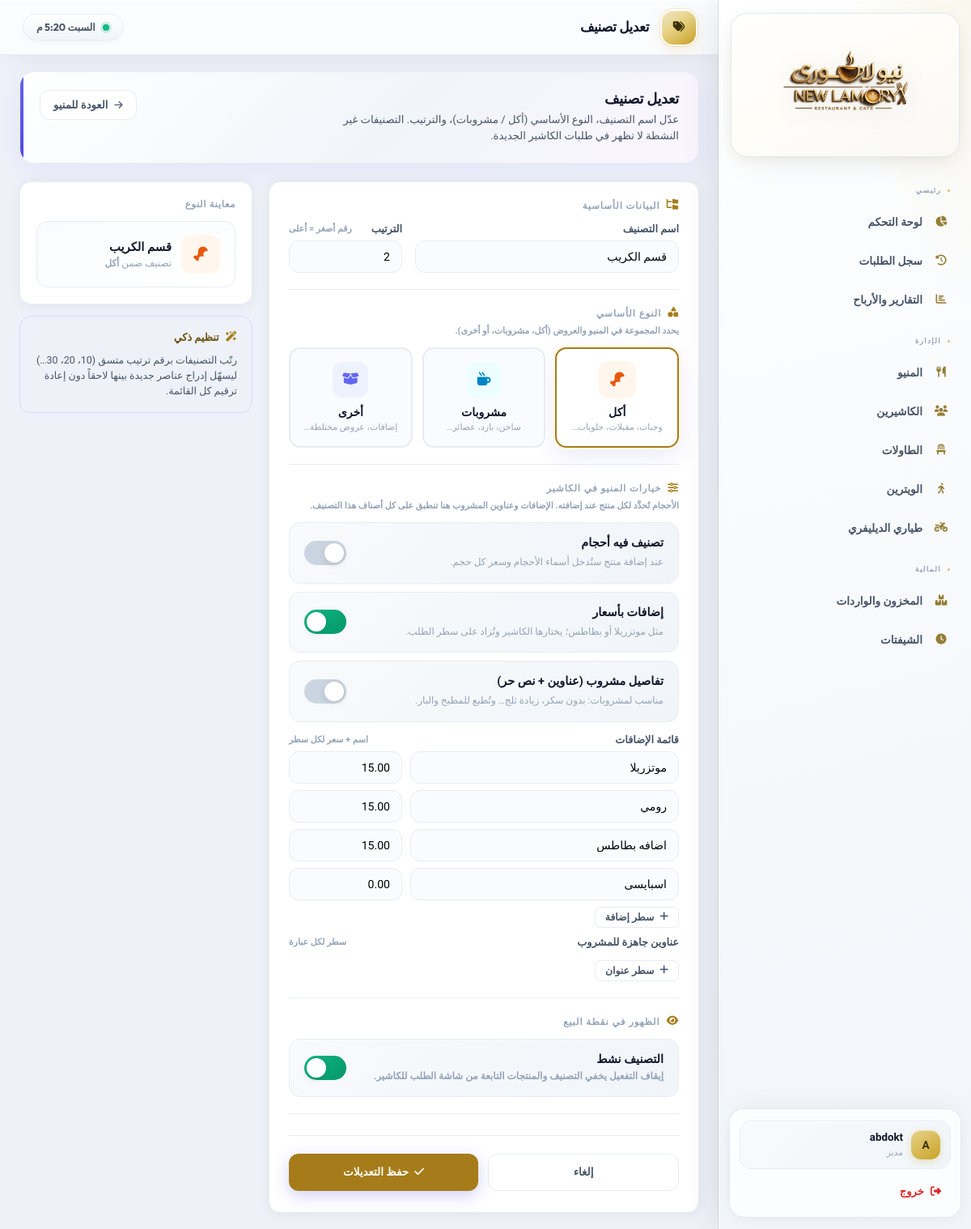
The page /admin-panel/menu/category/3/edit/ (signed in) on the database its author committed.
### pos/models.py (models this page shows, shortened)
class Category(models.Model):
    TYPE_CHOICES = [('food','أكل'),('drink','مشروبات'),('other','أخرى')]
    name          = models.CharField(max_length=100, verbose_name='الاسم')
    category_type = models.CharField(max_length=10, choices=TYPE_CHOICES, default='other', verbose_name='النوع')
    order         = models.PositiveIntegerField(default=0, verbose_name='الترتيب')
    is_active     = models.BooleanField(default=True, verbose_name='نشط')
    enable_sizes = models.BooleanField(
        default=False, verbose_name='أحجام للأصناف',
        help_text='عند التفعيل يُعرّف لكل صنف أسعار لعدة أحجام بدل سعر واحد فقط.',
    )
    enable_addons = models.BooleanField(
        default=False, verbose_name='إضافات اختيارية',
        help_text='قائمة إضافات بأسعار (مثل جبن، بطاطس) تُزاد على سعر الصنف عند الطلب.',
    )
    enable_drink_options = models.BooleanField(
        default=False, verbose_name='خيارات تفصيل المشروب',
        help_text='عناوين جاهزة (بدون سكر، زيادة ثلج…) + نص حر؛ تظهر في الفاتورة والمطبخ والبار.',
    )
    class Meta:
        verbose_name='تصنيف'; verbose_name_plural='التصنيفات'; ordering=['order','name']

class CategoryAddon(models.Model):
    category = models.ForeignKey(Category, on_delete=models.CASCADE, related_name='addons', verbose_name='التصنيف')
    name = models.CharField(max_length=120, verbose_name='الاسم')
    price = models.DecimalField(max_digits=8, decimal_places=2, verbose_name='السعر')
    order = models.PositiveIntegerField(default=0, verbose_name='الترتيب')
    is_active = models.BooleanField(default=True, verbose_name='نشط')
    class Meta:
        verbose_name='إضافة تصنيف'; verbose_name_plural='إضافات التصنيف'; ordering=['order', 'id']

### pos/admin_views.py (the view, shortened to what this page needs)
# urls.py: path('admin-panel/menu/category/<int:pk>/edit/',   admin_views.category_edit,  name='admin_cat_edit'),
@admin_required
def category_edit(request, pk):
    cat = get_object_or_404(
        Category.objects.prefetch_related('addons', 'drink_presets'),
        pk=pk,
    )
    return render(request, 'pos/admin/category_form.html', {'title': 'تعديل تصنيف', 'obj': cat})

### pos/admin_views.py (called while the page is built)
def admin_required(view_func):
    decorated = login_required(user_passes_test(lambda u: u.is_staff)(view_func))
    return decorated

### templates/pos/admin/category_form.html (shortened to what this page needs)
{% extends 'pos/admin/base.html' %}
{% load l10n %}
{% block page_icon %}<i class="fas fa-tags"></i>{% endblock %}
{% block page_title %}{{ title }}{% endblock %}
{% block content %}
<div class="cat-form-page">
  <header class="cat-form-hero">
    <div>
      <h1>{{ title }}</h1>
      {% if obj %}
      <p>عدّل اسم التصنيف، النوع الأساسي (أكل / مشروبات)، والترتيب. التصنيفات غير النشطة لا تظهر في طلبات الكاشير الجديدة.</p>
      {% else %}
      <p>أنشئ تصنيفاً فرعياً تحت أحد الأنواع الرئيسية حتى تربط به المنتجات في المنيو.</p>
      {% endif %}
    </div>
    <a href="{% url 'admin_menu' %}" class="cat-form-back"><i class="fas fa-arrow-right"></i> العودة للمنيو</a>
  </header>
  <div class="cat-form-grid">
    <div class="cat-panel">
      <form method="post" id="categoryForm">{% csrf_token %}
        <div class="form-section">
          <div class="form-section-h"><i class="fas fa-folder-tree"></i> البيانات الأساسية</div>
          <div class="cf-row2">
            <div class="cf-fg" style="margin-bottom:0">
              <label for="catName">اسم التصنيف</label>
              <input id="catName" name="name" type="text" value="{{ obj.name|default:'' }}" required autocomplete="off" placeholder="مثال: سندوتشات، عصائر طازجة">
            </div>
            <div class="cf-fg" style="margin-bottom:0">
              <label for="catOrder">الترتيب <span class="cf-hint">رقم أصغر = أعلى</span></label>
              <input id="catOrder" name="order" type="number" min="0" value="{% if obj %}{{ obj.order|unlocalize }}{% else %}0{% endif %}">
            </div>
          </div>
        </div>
        <div class="form-section">
          <div class="form-section-h"><i class="fas fa-shapes"></i> النوع الأساسي</div>
          <p class="cf-hint" style="margin:-6px 0 14px">يحدد المجموعة في المنيو والعروض (أكل، مشروبات، أو أخرى).</p>
          <div class="type-grid" id="typeGrid">
            <label class="type-card" data-t="food">
              <div class="type-card-inner">
                <div class="ico"><i class="fas fa-drumstick-bite"></i></div>
                <strong>أكل</strong>
                <span>وجبات، مقبلات، حلويات…</span>
              </div>
            </label>
            <label class="type-card" data-t="drink">
              <div class="type-card-inner">
                <div class="ico"><i class="fas fa-mug-hot"></i></div>
                <strong>مشروبات</strong>
                <span>ساخن، بارد، عصائر…</span>
              </div>
            </label>
            <label class="type-card" data-t="other">
              <div class="type-card-inner">
                <div class="ico"><i class="fas fa-box-open"></i></div>
                <strong>أخرى</strong>
                <span>إضافات، عروض مختلطة…</span>
              </div>
            </label>
          </div>
        </div>
        <div class="form-section">
          <div class="form-section-h"><i class="fas fa-sliders"></i> خيارات المنيو في الكاشير</div>
          <p class="cf-hint" style="margin:-6px 0 14px">الأحجام تُحدَّد لكل منتج عند إضافته. الإضافات وعناوين المشروب هنا تنطبق على كل أصناف هذا التصنيف.</p>
          <label class="avail-row" style="cursor:pointer;margin-bottom:10px">
            <div class="avail-row-txt"><strong>تصنيف فيه أحجام</strong><span>عند إضافة منتج ستُدخل أسماء الأحجام وسعر كل حجم.</span></div>
            <span class="avail-switch"><input type="checkbox" name="enable_sizes" {% if obj and obj.enable_sizes %}checked{% endif %}><span class="track" aria-hidden="true"></span></span>
          </label>
          <label class="avail-row" style="cursor:pointer;margin-bottom:10px">
            <div class="avail-row-txt"><strong>إضافات بأسعار</strong><span>مثل موتزريلا أو بطاطس؛ يختارها الكاشير وتُزاد على سطر الطلب.</span></div>
            <span class="avail-switch"><input type="checkbox" name="enable_addons" {% if obj and obj.enable_addons %}checked{% endif %}><span class="track" aria-hidden="true"></span></span>
          </label>
          <label class="avail-row" style="cursor:pointer;margin-bottom:14px">
            <div class="avail-row-txt"><strong>تفاصيل مشروب (عناوين + نص حر)</strong><span>مناسب لمشروبات: بدون سكر، زيادة ثلج… وتُطبع للمطبخ والبار.</span></div>
            <span class="avail-switch"><input type="checkbox" name="enable_drink_options" {% if obj and obj.enable_drink_options %}checked{% endif %}><span class="track" aria-hidden="true"></span></span>
          </label>
          <div class="cf-fg" style="margin-bottom:10px">
            <label>قائمة الإضافات <span class="cf-hint">اسم + سعر لكل سطر</span></label>
            <div id="addonList" style="display:flex;flex-direction:column;gap:8px">
              {% if obj %}{% for a in obj.addons.all %}
              <div class="cf-row2" style="margin:0;gap:10px">
                <input name="addon_name" type="text" value="{{ a.name }}" placeholder="مثال: موتزريلا">
                <input name="addon_price" type="number" step="0.01" min="0" value="{{ a.price|unlocalize }}" placeholder="0">
              </div>
              {% endfor %}{% endif %}
            </div>
            <button type="button" class="btn btn-out btn-sm" style="margin-top:8px" onclick="addAddonRow()"><i class="fas fa-plus"></i> سطر إضافة</button>
          </div>
          <div class="cf-fg" style="margin-bottom:0">
            <label>عناوين جاهزة للمشروب <span class="cf-hint">سطر لكل عبارة</span></label>
            <button type="button" class="btn btn-out btn-sm" style="margin-top:8px" onclick="addDrinkRow()"><i class="fas fa-plus"></i> سطر عنوان</button>
          </div>
        </div>
        {% if obj %}
        <div class="form-section">
          <div class="form-section-h"><i class="fas fa-eye"></i> الظهور في نقطة البيع</div>
          <div class="cf-fg" style="margin:0">
            <label class="avail-row" style="cursor:default;margin:0">
              <div class="avail-row-txt">
                <strong>التصنيف نشط</strong>
                <span>إيقاف التفعيل يخفي التصنيف والمنتجات التابعة من شاشة الطلب للكاشير.</span>
              </div>
              <span class="avail-switch">
                <span class="track" aria-hidden="true"></span>
              </span>
            </label>
          </div>
        </div>
        {% endif %}
        <div class="cat-form-actions">
          <a href="{% url 'admin_menu' %}" class="btn btn-out">إلغاء</a>
          <button type="submit" class="btn btn-pri"><i class="fas fa-check"></i> {% if obj %}حفظ التعديلات{% else %}إضافة التصنيف{% endif %}</button>
        </div>
      </form>
    </div>
    <aside class="cat-aside">
      <div class="preview-card">
        <div class="preview-card-h">معاينة النوع</div>
        <div class="preview-badge food" id="catPreviewBadge" data-current="food">
          <div class="pb-ico"></div>
          <div class="pb-txt">
            <strong id="catPreviewName">{% if obj %}{{ obj.name }}{% else %}اسم التصنيف{% endif %}</strong>
            <span id="catPreviewTypeLabel">تصنيف ضمن <b>أكل</b></span>
          </div>
        </div>
      </div>
      <div class="tip-card">
        <strong><i class="fas fa-wand-magic-sparkles"></i> تنظيم ذكي</strong>
        رتّب التصنيفات برقم ترتيب متسق (10، 20، 30…) ليسهّل إدراج عناصر جديدة بينها لاحقاً دون إعادة ترقيم كل القائمة.
      </div>
    </aside>
  </div>
</div>
{% endblock %}

### templates/pos/admin/base.html (shortened to what this page needs)
{% load static %}
<!DOCTYPE html>
<html lang="ar" dir="rtl">
<head>
<link rel="stylesheet" href="https://cdnjs.cloudflare.com/ajax/libs/font-awesome/6.5.0/css/all.min.css">
</head>
<body>
<aside class="sb">
  <div class="sb-logo">
    <img class="sb-brand-img" src="{% static 'img/logo.png' %}" width="380" height="152" alt="">
  </div>
  <nav class="sb-nav">
    <div class="sb-sec">رئيسي</div>
    <a href="{% url 'admin_dashboard' %}" class="sb-a {% if request.resolver_match.url_name == 'admin_dashboard' %}active{% endif %}">
      <i class="fas fa-chart-pie"></i> لوحة التحكم
    </a>
    <a href="{% url 'admin_history' %}" class="sb-a {% if 'history' in request.resolver_match.url_name %}active{% endif %}">
      <i class="fas fa-clock-rotate-left"></i> سجل الطلبات
    </a>
    <a href="{% url 'admin_reports' %}" class="sb-a {% if 'reports' in request.resolver_match.url_name %}active{% endif %}">
      <i class="fas fa-chart-bar"></i> التقارير والأرباح
    </a>
    <div class="sb-sec">الإدارة</div>
    <a href="{% url 'admin_menu' %}" class="sb-a {% if 'menu' in request.resolver_match.url_name %}active{% endif %}">
      <i class="fas fa-utensils"></i> المنيو
    </a>
    <a href="{% url 'admin_cashiers' %}" class="sb-a {% if 'cashier' in request.resolver_match.url_name %}active{% endif %}">
      <i class="fas fa-users"></i> الكاشيرين
    </a>
    <a href="{% url 'admin_tables' %}" class="sb-a {% if 'table' in request.resolver_match.url_name %}active{% endif %}">
      <i class="fas fa-chair"></i> الطاولات
    </a>
    <a href="{% url 'admin_waiters' %}" class="sb-a {% if 'waiter' in request.resolver_match.url_name %}active{% endif %}">
      <i class="fas fa-person-walking"></i> الويترين
    </a>
    <a href="{% url 'admin_drivers' %}" class="sb-a {% if 'driver' in request.resolver_match.url_name %}active{% endif %}">
      <i class="fas fa-motorcycle"></i> طياري الديليفري
    </a>
    <div class="sb-sec">المالية</div>
    <a href="{% url 'admin_inventory' %}" class="sb-a {% if 'inventory' in request.resolver_match.url_name %}active{% endif %}">
      <i class="fas fa-boxes-stacked"></i> المخزون والواردات
    </a>
    <a href="{% url 'admin_shifts' %}" class="sb-a {% if 'shift' in request.resolver_match.url_name %}active{% endif %}">
      <i class="fas fa-clock"></i> الشيفتات
    </a>
  </nav>
  <div class="sb-foot">
    <div class="sb-user">
      <div class="sb-av">{{ request.user.username|first|upper }}</div>
      <div class="sb-ui">
        <strong>{{ request.user.get_full_name|default:request.user.username }}</strong>
        <span>مدير</span>
      </div>
    </div>
    <a href="{% url 'logout' %}" class="sb-out"><i class="fas fa-sign-out-alt"></i> خروج</a>
  </div>
</aside>
<main class="main">
  <header class="topbar">
    <div class="topbar-l">
      <div class="pg-icon">{% block page_icon %}<i class="fas fa-home"></i>{% endblock %}</div>
      <span class="pg-title">{% block page_title %}{% endblock %}</span>
    </div>
    <div class="clock-c"><span class="clk-dot"></span><span id="clk">--:--</span></div>
  </header>
  <div class="content">
    {% block content %}{% endblock %}
  </div>
</main>
</body>
</html>

### rows shown on the page
Category: name "قسم الكريب", order "2"
CategoryAddon: addon_name "موتزريلا", addon_price "15.00"
CategoryAddon: addon_name "رومي", addon_price "15.00"
CategoryAddon: addon_name "اضافه بطاطس", addon_price "15.00"
CategoryAddon: addon_name "اسبايسى", addon_price "0.00"

### other values the page prints
{{ request.user.username|first|upper }} "A"
{{ request.user.get_full_name|default:request.user.username }} "abdokt"
{{ title }} "تعديل تصنيف"
